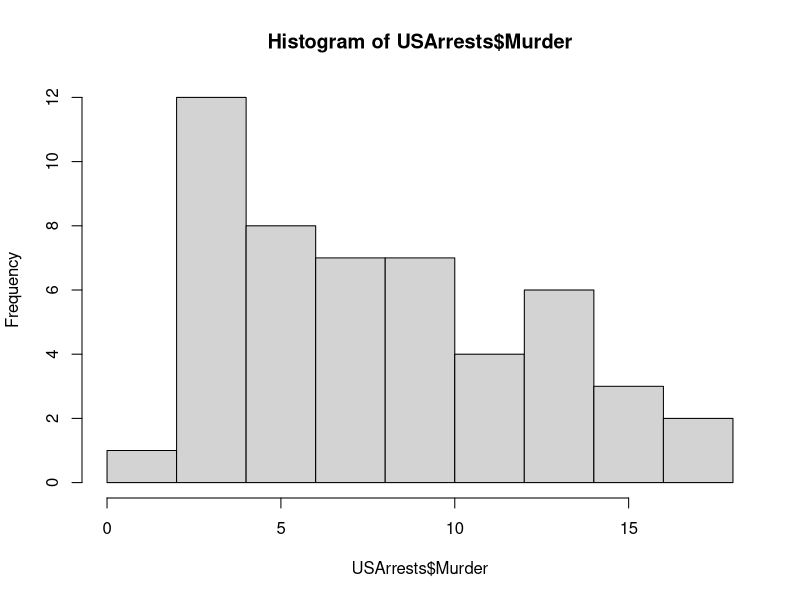
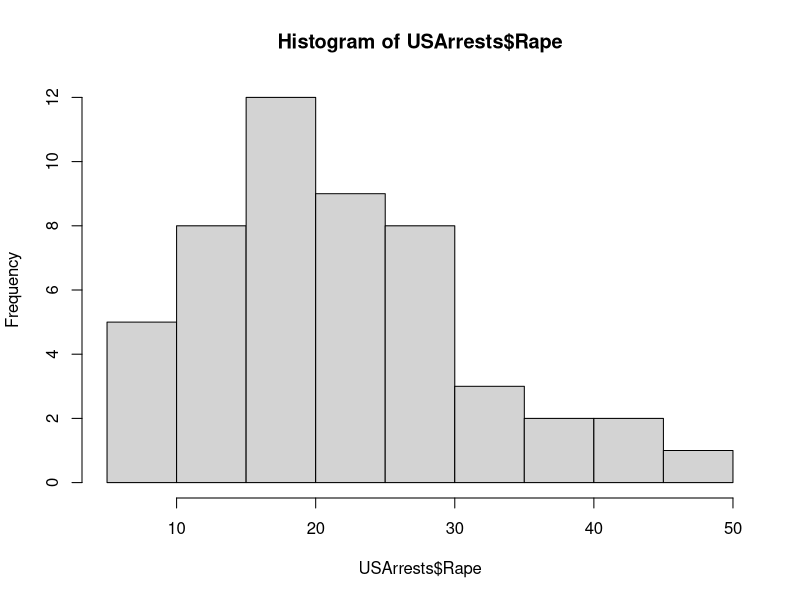
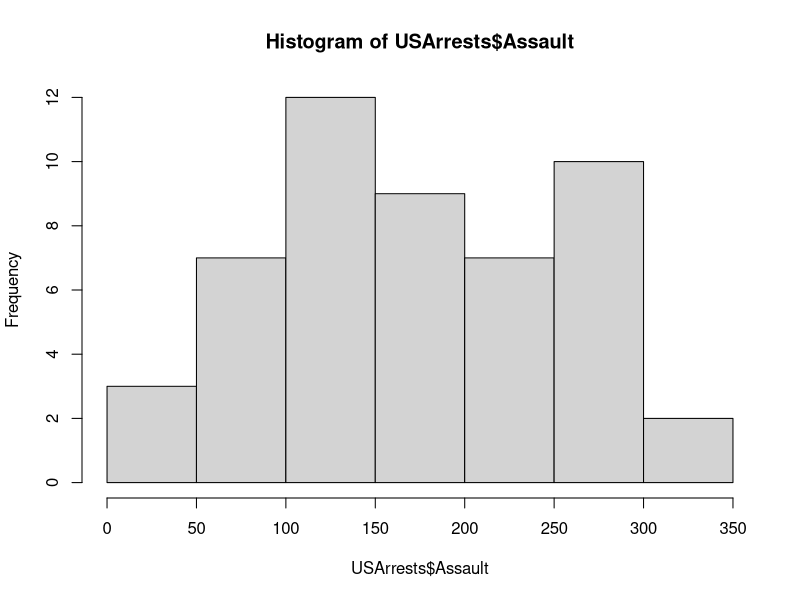
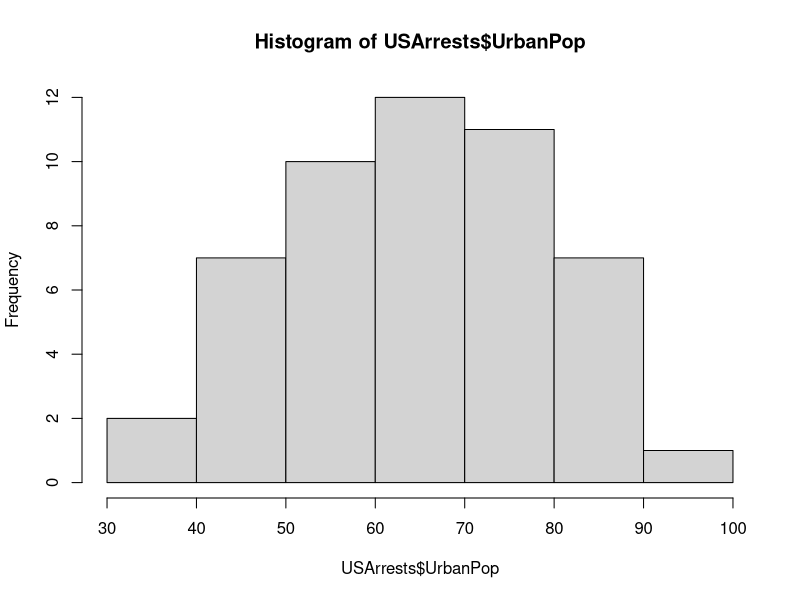

Source code (R) for these figures, in order:
## ---- chunk 1
knitr::opts_chunk$set(echo = TRUE)
## ---- chunk 2
hist(USArrests$Murder)
hist(USArrests$Rape)
hist(USArrests$Assault)
hist(USArrests$UrbanPop)
## ---- chunk 3
mean(USArrests$Murder)
mean(USArrests$Assault)
mean(USArrests$UrbanPop)
mean(USArrests$Rape)

